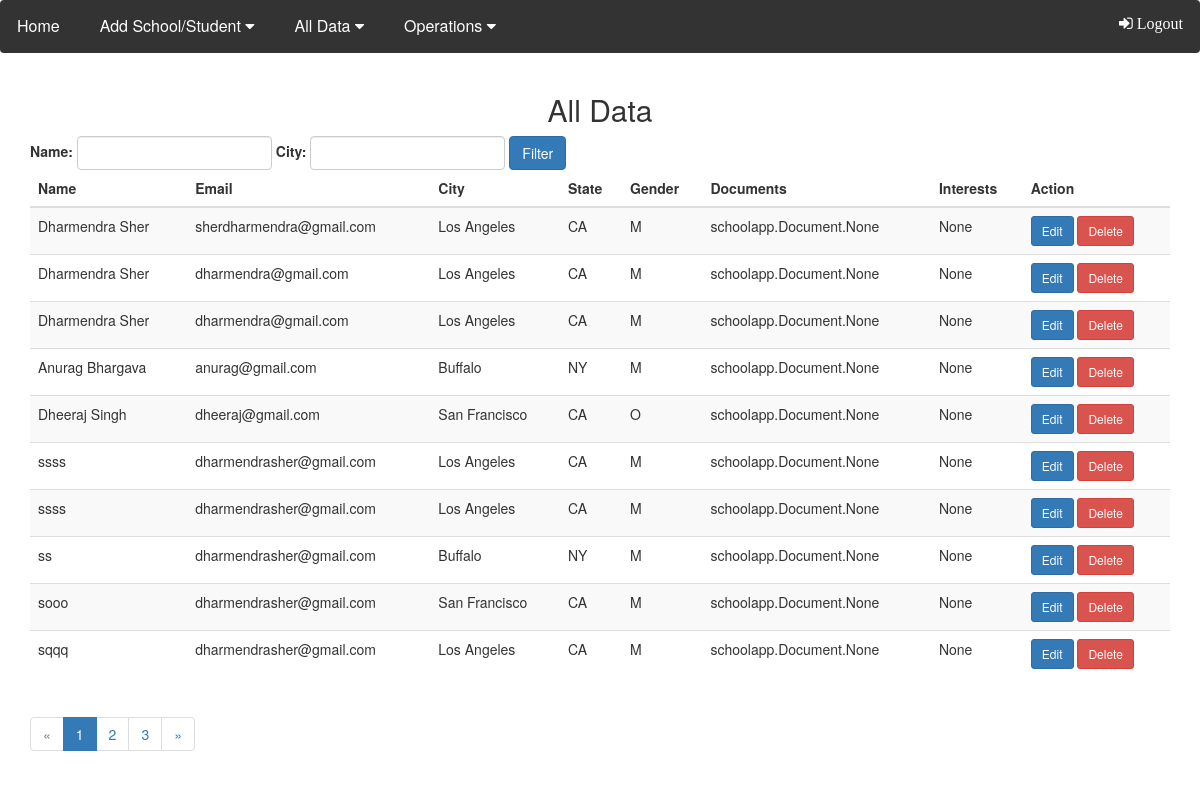
/app/all-data/ (signed in), run on the app's committed database.
### schoolapp/models.py (models this page shows, shortened)
class NewUser(models.Model):
    GENDER_CHOICES = (
        ('M', 'Male'),
        ('F', 'Female'),
        ('O', 'Other'),
    )
    name = models.CharField(max_length=255)
    password = models.CharField(max_length=255)
    email = models.EmailField()
    city = models.CharField(max_length=255)
    state = models.CharField(max_length=255)
    gender = models.CharField(max_length=1, choices=GENDER_CHOICES)
    interests = models.CharField(max_length=255, blank=True, null=True)
    documents = models.ManyToManyField('Document')

### schoolapp/views.py (the view)
# urls.py: path('all-data/', all_data, name='all_data'),
@login_required
def all_data(request):
    try:
        users = NewUser.objects.all()
        name = request.GET.get('name')
        city = request.GET.get('city')
        if name:
            users = users.filter(name__icontains=name)
        else:
            name = ""
        if city:
            users = users.filter(city__icontains=city)
        else:
            city = ""
        paginator = Paginator(users, 10)
        page_number = request.GET.get('page')
        page_obj = paginator.get_page(page_number)
        context = {
            'page_obj': page_obj,
            'name': name,
            'city': city
        }
        return render(request, 'all_data.html', context)
    except Exception as e:
        messages.error(request, "Please login to access data.")
        return redirect('/app/')

### schoolapp/template/all_data.html
{% include "header.html" %}
<link rel="stylesheet" href="https://maxcdn.bootstrapcdn.com/bootstrap/3.4.1/css/bootstrap.min.css">
<div class="container">
  <center><h2>All Data</h2></center>
  <form method="GET" action="{% url 'all_data' %}" class="form-inline">
    <div class="form-group">
      <label for="name">Name:</label>
      <input type="text" name="name" class="form-control" value="{{ name }}">
    </div>
    <div class="form-group">
      <label for="city">City:</label>
      <input type="text" name="city" class="form-control" value="{{ city }}">
    </div>
    <button type="submit" class="btn btn-primary">Filter</button>
  </form>
  <table class="table table-striped">
    <thead>
      <tr>
        <th>Name</th>
        <th>Email</th>
        <th>City</th>
        <th>State</th>
        <th>Gender</th>
        <th>Documents</th>
        <th>Interests</th> <th>Action</th>
      </tr>
    </thead>
    <tbody>
      {% for user in page_obj %}
        <tr>
          <td>{{ user.name }}</td>
          <td>{{ user.email }}</td>
          <td>{{ user.city }}</td>
          <td>{{ user.state }}</td>
          <td>{{ user.gender }}</td>
          <td>{{ user.documents }}</td>
          <td>{{ user.interests }}</td>
          <td>
            <a href="{% url 'update_data' user.id %}" class="btn btn-primary btn-sm">Edit</a>
            <a href="{% url 'delete_data' user.id %}" class="btn btn-danger btn-sm">Delete</a>
          </td>
        </tr>
      {% endfor %}
    </tbody>
  </table>
  <nav aria-label="Pagination">
    <ul class="pagination">
      {% if page_obj.has_previous %}
        <li class="page-item">
          <a class="page-link" href="?page={{ page_obj.previous_page_number }}{% if name %}&name={{ name }}{% endif %}{% if city %}&city={{ city }}{% endif %}" aria-label="Previous">
            <span aria-hidden="true">&laquo;</span>
          </a>
        </li>
      {% else %}
        <li class="page-item disabled">
          <a class="page-link" href="#" aria-label="Previous">
            <span aria-hidden="true">&laquo;</span>
          </a>
        </li>
      {% endif %}
      {% for num in page_obj.paginator.page_range %}
        {% if page_obj.number == num %}
          <li class="page-item active">
            <span class="page-link">{{ num }} <span class="sr-only">(current)</span></span>
          </li>
        {% else %}
          <li class="page-item">
            <a class="page-link" href="?page={{ num }}{% if name %}&name={{ name }}{% endif %}{% if city %}&city={{ city }}{% endif %}">{{ num }}</a>
          </li>
        {% endif %}
      {% endfor %}
      {% if page_obj.has_next %}
        <li class="page-item">
          <a class="page-link" href="?page={{ page_obj.next_page_number }}{% if name %}&name={{ name }}{% endif %}{% if city %}&city={{ city }}{% endif %}" aria-label="Next">
            <span aria-hidden="true">&raquo;</span>
          </a>
        </li>
      {% else %}
        <li class="page-item disabled">
          <a class="page-link" href="#" aria-label="Next">
            <span aria-hidden="true">&raquo;</span>
          </a>
        </li>
      {% endif %}
    </ul>
  </nav>
</div>

### schoolapp/template/header.html (style rules this page uses)
body { font-family: Arial, Helvetica, sans-serif; }

### data on the page
NewUser: name "Dharmendra Sher", email "sherdharmendra@gmail.com", city "Los Angeles", state "CA", gender "M", documents "schoolapp.Document.None", interests "None"
NewUser: name "Dharmendra Sher", email "dharmendra@gmail.com", city "Los Angeles", state "CA", gender "M", documents "schoolapp.Document.None", interests "None"
NewUser: name "Dharmendra Sher", email "dharmendra@gmail.com", city "Los Angeles", state "CA", gender "M", documents "schoolapp.Document.None", interests "None"
NewUser: name "Anurag Bhargava", email "anurag@gmail.com", city "Buffalo", state "NY", gender "M", documents "schoolapp.Document.None", interests "None"
NewUser: name "Dheeraj Singh", email "dheeraj@gmail.com", city "San Francisco", state "CA", gender "O", documents "schoolapp.Document.None", interests "None"
NewUser: name "ssss", email "dharmendrasher@gmail.com", city "Los Angeles", state "CA", gender "M", documents "schoolapp.Document.None", interests "None"
NewUser: name "ssss", email "dharmendrasher@gmail.com", city "Los Angeles", state "CA", gender "M", documents "schoolapp.Document.None", interests "None"
NewUser: name "ss", email "dharmendrasher@gmail.com", city "Buffalo", state "NY", gender "M", documents "schoolapp.Document.None", interests "None"
NewUser: name "sooo", email "dharmendrasher@gmail.com", city "San Francisco", state "CA", gender "M", documents "schoolapp.Document.None", interests "None"
NewUser: name "sqqq", email "dharmendrasher@gmail.com", city "Los Angeles", state "CA", gender "M", documents "schoolapp.Document.None", interests "None"

### other printed values
{{ num }} "1"
{{ num }} "2" "3"
